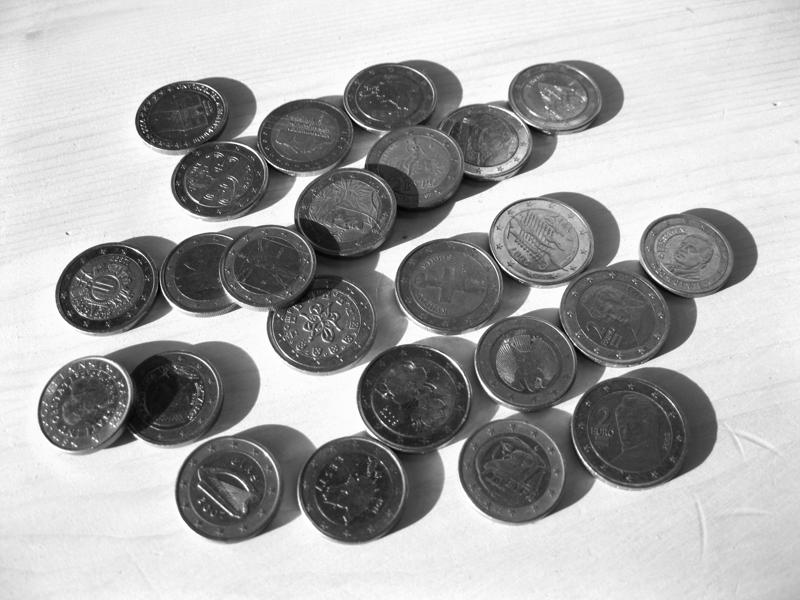
#> input picture coin3.jpg, 800 x 600 px
$ jupyter execute 'Watershed Algorithm - My Images.ipynb'
#> lines starting #> are read from the running program, lines starting #| are printed output that depends on the picture; after the words box and inside, x2 and y2 are one past the last pixel; in counts of white or black regions, pixels touching at a corner belong together
## Image segmentation using Watershed Algorithm

###  Steps:

<ul>
    <li> Convert image to grayscale </li>
<li>Otsu's threshold to obtain a binary image</li>
<li>Compute Euclidean Distance Transform</li>
<li>Perform connected component analysis</li>
<li>Apply watershed</li>
<li>Iterate through label values and extract objects</li></ul>

##### <a href = ' https://opencv24-python-tutorials.readthedocs.io/en/latest/py_tutorials/py_imgproc/py_watershed/py_watershed.html' > Source Code </a>

[cell 1]
pass

##### <a href = ' https://theailearner.com/tag/watershed-algorithm-opencv-python/' > Source Code 2 </a>

[cell 2]
# IMPORTANT 1
import cv2

image = cv2.imread('coin3.jpg')
#> image is the input picture: shape (600, 800, 3); min 0, max 255, mean 168.4
gray = cv2.cvtColor(image,cv2.COLOR_BGR2GRAY)
ret, thresh = cv2.threshold(gray,0,255,cv2.THRESH_BINARY+cv2.THRESH_OTSU)   # changes the gray image to array
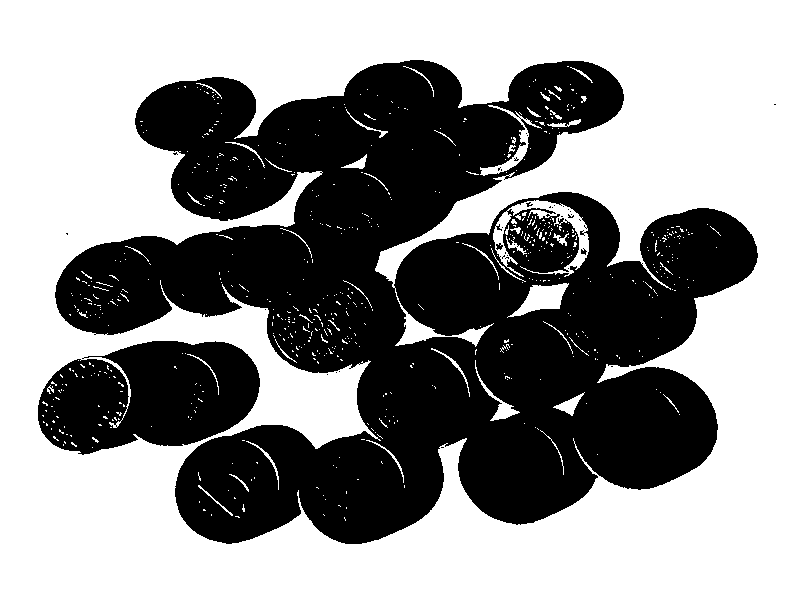
#> thresh: shape (600, 800); 56.7% white; 36 black regions (32 under 20 px), largest, box (x1, y1, x2, y2) and area: (55, 60, 758, 544) 188929, (38, 341, 260, 455) 18709, (496, 243, 503, 250) 31, (581, 248, 587, 255) 24
#> ret = 158

[cell 3]
thresh.shape
#> Out = (600, 800)

[cell 4]
cv2.imshow('Gray image', gray)   # gray image of coins
cv2.waitKey(0)
cv2.destroyAllWindows()

[cell 5]
cv2.imshow('Thresh', thresh)    # contours with holes
cv2.waitKey(0)
cv2.destroyAllWindows()

##### To remove holes in coins

[cell 6]
# IMPORTANT 2
import numpy as np

kernel = np.ones((3,3),np.uint8)
closing = cv2.morphologyEx(thresh,cv2.MORPH_CLOSE, kernel, iterations = 1)
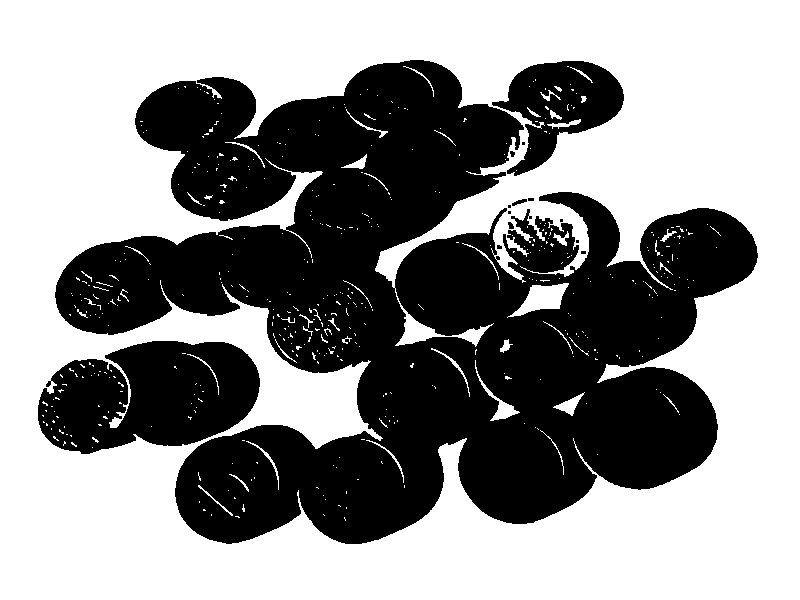
#> closing: shape (600, 800); 57% white; 14 black regions (8 under 20 px), largest, box (x1, y1, x2, y2) and area: (55, 60, 758, 544) 180064, (38, 341, 260, 454) 18563, (492, 61, 624, 176) 7419, (512, 199, 527, 206) 52, (508, 222, 514, 229) 31, (510, 151, 515, 157) 23

[cell 7]
cv2.imshow('closing', closing)
cv2.waitKey(0)
cv2.destroyAllWindows()

##### Distance Transforming

[cell 8]
# IMPORTANT 3
dist = cv2.distanceTransform(closing, cv2.DIST_L2, 3)
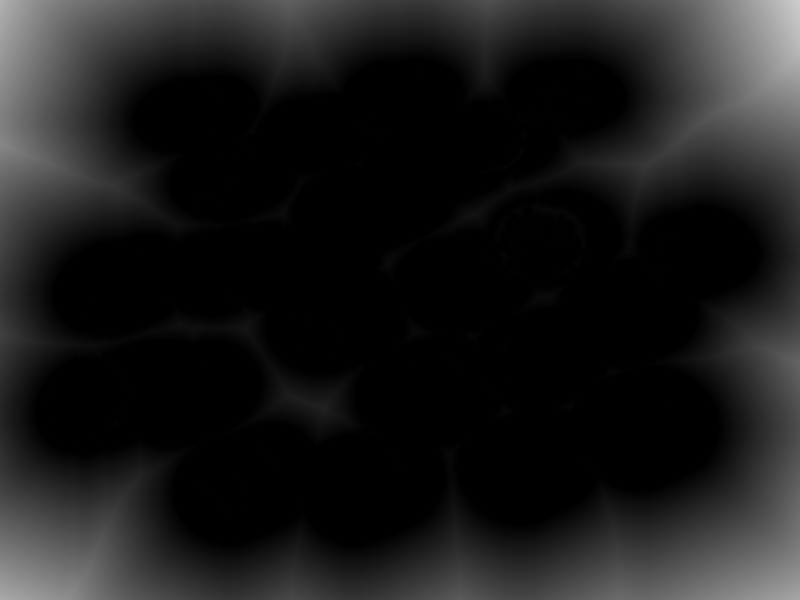
#> dist: shape (600, 800) float32; min 0, max 205.9, mean 27.2

[cell 9]
cv2.imshow('distance tranform', dist)
cv2.waitKey(0)
cv2.destroyAllWindows()

##### Extract each coin using threshold

[cell 10]
# IMPORTANT 4
ret, dist1 = cv2.threshold(dist, 0.6*dist.max(), 255, 0)
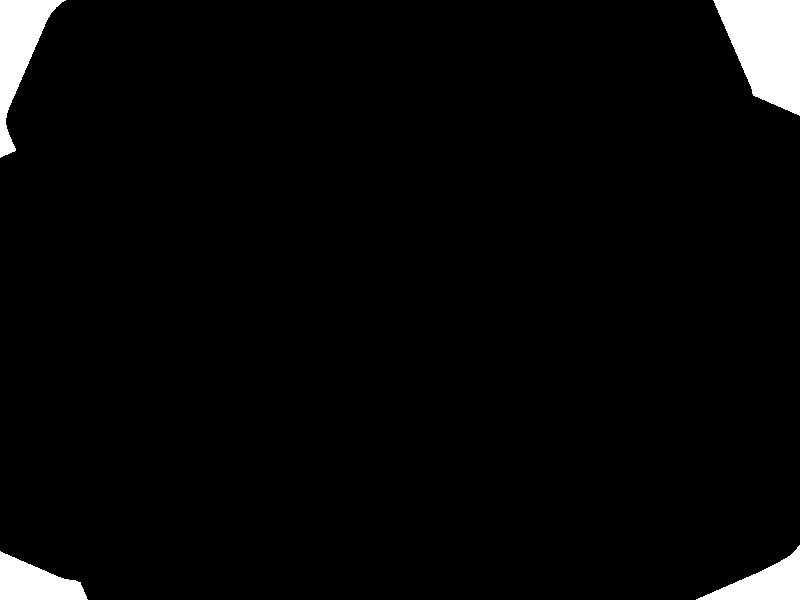
#> dist1: shape (600, 800) float32; 3.3% white; 4 white regions, box (x1, y1, x2, y2) and area: (713, 0, 800, 116) 6812, (0, 0, 66, 158) 4056, (0, 551, 88, 600) 2632, (696, 545, 800, 600) 2513
#> ret = 123.5

[cell 11]
cv2.imshow('threshold', dist1)
cv2.waitKey(0)
cv2.destroyAllWindows()

##### Label each coin and add markers

[cell 12]
# IMPORTANT 5
markers = np.zeros(dist.shape, dtype=np.int32)
dist_8u = dist1.astype('uint8')
contours, _ = cv2.findContours(dist_8u, cv2.RETR_EXTERNAL, cv2.CHAIN_APPROX_SIMPLE)
#> contours = 4 contours; box (x1, y1, x2, y2) and area: (713, 0, 800, 116) 6640, (0, 0, 66, 158) 3860, (0, 551, 88, 600) 2515, (696, 545, 800, 600) 2382
for i in range(len(contours)):
    cv2.drawContours(markers, contours, i, (i+1), -1)
#> this loop made 4 passes
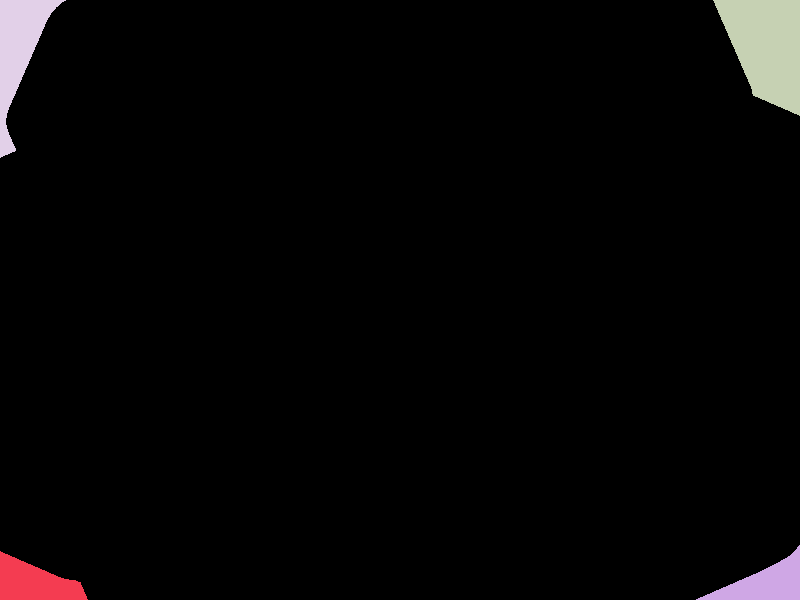
#> markers: shape (600, 800) int32; 5 distinct labels, from 0 to 4; one colour per label, 0 black

[cell 13]
# IMPORTANT 6
markers = cv2.circle(markers, (15,15), 5, len(contours)+1, -1)
#> markers: shape (600, 800) int32; 6 distinct labels, from 0 to 5

[cell 14]
markers.shape
#> Out = (600, 800)

##### Visualize

[cell 15]
# IMPORTANT 7
markers = cv2.watershed(image, markers)
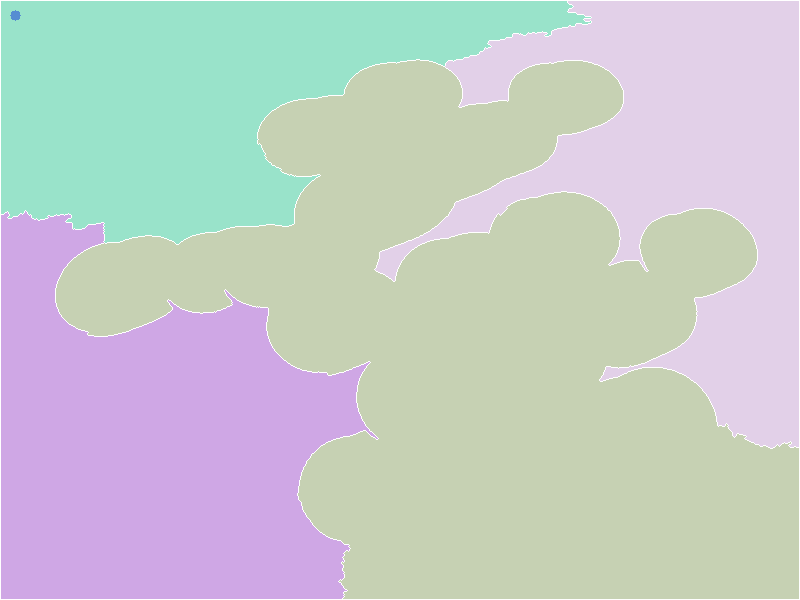
#> markers: shape (600, 800) int32; 6 distinct labels, from -1 to 5; one colour per label, 0 black, -1 white
image[markers == -1] = [0,0,255]
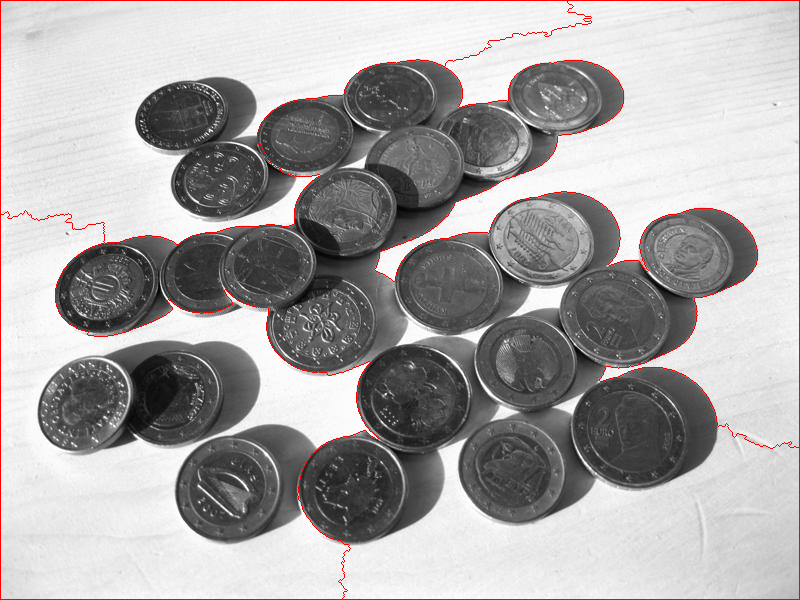
#> image: shape (600, 800, 3); 1.25% of pixels changed, all inside (x1, y1, x2, y2) = (0, 0, 800, 600)

[cell 16]
cv2.imwrite('new3.jpg', image)
#> Out = True

$ run again, with coin2.jpg copied over coin3.jpg
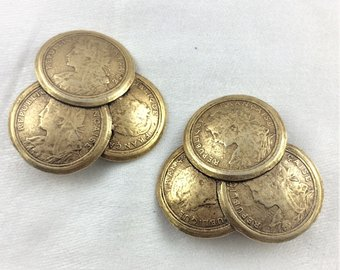
#> input picture coin2.jpg, 340 x 270 px
#> image is the input picture: shape (270, 340, 3); mean B, G, R 176.5, 192, 197.9
#> `ret, thresh = cv2.threshold(gray,0,255,cv2.THRESH_BINARY+cv2.THRESH_OT..`:
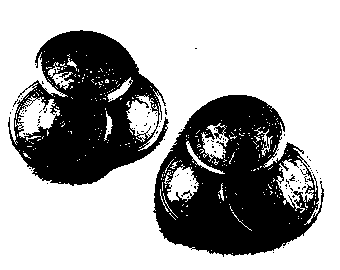
#> thresh: shape (270, 340); 66.6% white; 100 black regions (98 under 20 px), largest, box (x1, y1, x2, y2) and area: (153, 95, 324, 257) 16510, (8, 30, 169, 186) 13911
#> `ret, thresh = cv2.threshold(gray,0,255,cv2.THRESH_BINARY+cv2.THRESH_OT..`: ret = 177
#> closing: shape (270, 340); 69.7% white; 16 black regions (10 under 20 px), largest, box (x1, y1, x2, y2) and area: (154, 95, 319, 255) 15002, (12, 30, 165, 185) 12535, (297, 197, 305, 208) 52, (215, 127, 223, 137) 44, (49, 77, 56, 87) 34, (14, 127, 19, 134) 29
#> dist1: shape (270, 340) float32; 6% white; 2 white regions, box (x1, y1, x2, y2) and area: (187, 0, 340, 69) 4265, (0, 241, 97, 270) 1212
#> `ret, dist1 = cv2.threshold(dist, 0.6*dist.max(), 255, 0)`: ret = 76.46
#> contours = 2 contours; box (x1, y1, x2, y2) and area: (187, 0, 340, 69) 4070, (0, 241, 97, 270) 1099
#> the loop `for i in range(len(contours)):` made 2 passes
#> `image[markers == -1] = [0,0,255]`:
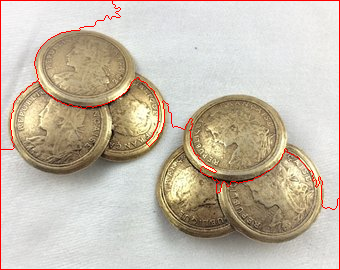
#> image: shape (270, 340, 3); 2.22% of pixels changed, all inside (x1, y1, x2, y2) = (0, 0, 340, 270)
#> `cv2.imwrite('new3.jpg', image)`: Out = True

$ run again, with 1.jpg copied over coin3.jpg
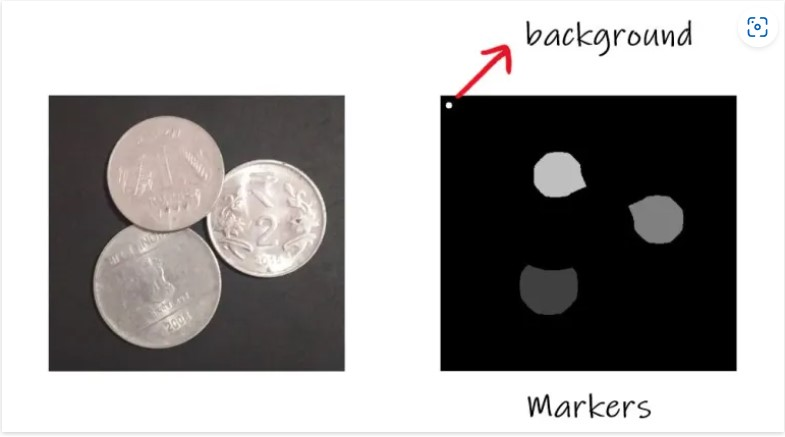
#> input picture 1.jpg, 785 x 437 px
#> image is the input picture: shape (437, 785, 3); mean B, G, R 159.4, 160.1, 162.2
#> thresh: shape (437, 785); 62.2% white; 31 black regions (11 under 20 px), largest, box (x1, y1, x2, y2) and area: (440, 45, 737, 371) 80406, (49, 96, 345, 371) 47509, (528, 394, 552, 417) 211
#> `ret, thresh = cv2.threshold(gray,0,255,cv2.THRESH_BINARY+cv2.THRESH_OT..`: ret = 134
#> closing: shape (437, 785); 62.6% white; 33 black regions (16 under 20 px), largest, box (x1, y1, x2, y2) and area: (440, 45, 737, 371) 80398, (49, 96, 345, 371) 47352, (136, 225, 150, 232) 45
#> dist1: shape (437, 785) float32; 4.4% white; 5 white regions, box (x1, y1, x2, y2) and area: (0, 0, 438, 47) 12633, (751, 0, 785, 47) 1122, (354, 420, 431, 437) 697, (0, 420, 39, 437) 357, (747, 420, 785, 437) 340
#> `ret, dist1 = cv2.threshold(dist, 0.6*dist.max(), 255, 0)`: ret = 67.19
#> contours = 5 contours; box (x1, y1, x2, y2) and area: (0, 0, 438, 47) 12162, (751, 0, 785, 47) 1052, (354, 420, 431, 437) 620, (0, 420, 39, 437) 310, (747, 420, 785, 437) 294
#> the loop `for i in range(len(contours)):` made 5 passes
#> `image[markers == -1] = [0,0,255]`:
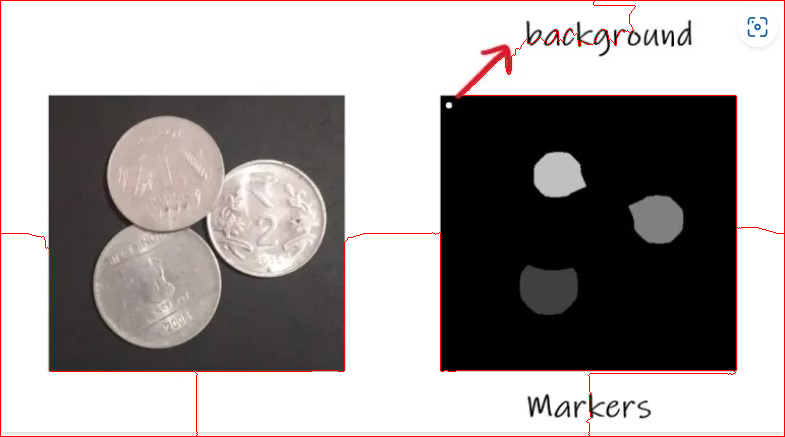
#> image: shape (437, 785, 3); 1.4% of pixels changed, all inside (x1, y1, x2, y2) = (0, 0, 785, 437)
#> `cv2.imwrite('new3.jpg', image)`: Out = True
